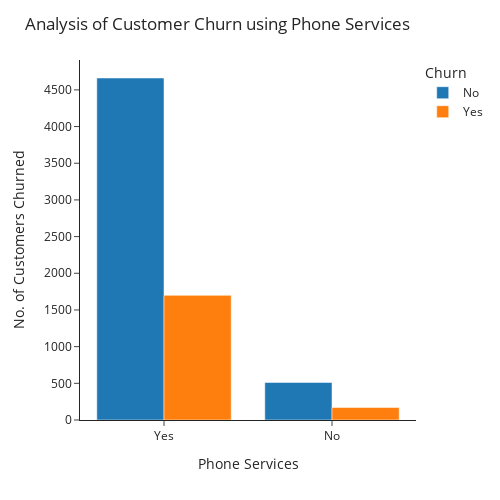

Write notebook code for a chart like this one.
### Markdown cell above
<font size=5><p style="color:purple"> Analysis of Churned Customer based on Phone Services<font size=2>
> <b><p style="color:#9C9DA1"> Conclusion :</b> Customers having phone services churned more.

### Code cell
ps = pd.DataFrame(df.groupby(['Churn', 'PhoneService']).ID.count())
ps.reset_index(inplace = True)
ps.rename(columns = {'ID' : 'Count'}, inplace = True)

fig = px.bar(ps, x='PhoneService', y = 'Count', color='Churn', barmode='group', template='simple_white',
            category_orders={ # replaces default order by column name
                "PhoneService": ["Yes", "No"]})

fig.update_layout(height = 500,
                  width = 500,
                  title='Analysis of Customer Churn using Phone Services',
                  xaxis_title = 'Phone Services',
                  yaxis_title = 'No. of Customers Churned')

fig.update_traces(hovertemplate="<br>".join([
        "Phone Service : %{x}",
        "No. of Customers : %{y}"]))
fig.show()

### Figure 1 — Plotly figure (JSON) as saved in the notebook; plotly's stock layout.template omitted (floating-point values rounded to 4 significant figures)
{"data": [{"alignmentgroup": "True", "hovertemplate": "Phone Service : %{x}<br>No. of Customers : %{y}", "legendgroup": "No", "marker": {"color": "#1F77B4", "pattern": {"shape": ""}}, "name": "No", "offsetgroup": "No", "orientation": "v", "showlegend": true, "textposition": "auto", "type": "bar", "x": ["No", "Yes"], "xaxis": "x", "y": [512, 4662], "yaxis": "y"}, {"alignmentgroup": "True", "hovertemplate": "Phone Service : %{x}<br>No. of Customers : %{y}", "legendgroup": "Yes", "marker": {"color": "#FF7F0E", "pattern": {"shape": ""}}, "name": "Yes", "offsetgroup": "Yes", "orientation": "v", "showlegend": true, "textposition": "auto", "type": "bar", "x": ["No", "Yes"], "xaxis": "x", "y": [170, 1699], "yaxis": "y"}], "layout": {"barmode": "group", "height": 500, "legend": {"title": {"text": "Churn"}, "tracegroupgap": 0}, "margin": {"t": 60}, "title": {"text": "Analysis of Customer Churn using Phone Services"}, "width": 500, "xaxis": {"anchor": "y", "categoryarray": ["Yes", "No"], "categoryorder": "array", "domain": [0, 1], "title": {"text": "Phone Services"}}, "yaxis": {"anchor": "x", "domain": [0, 1], "title": {"text": "No. of Customers Churned"}}}}
